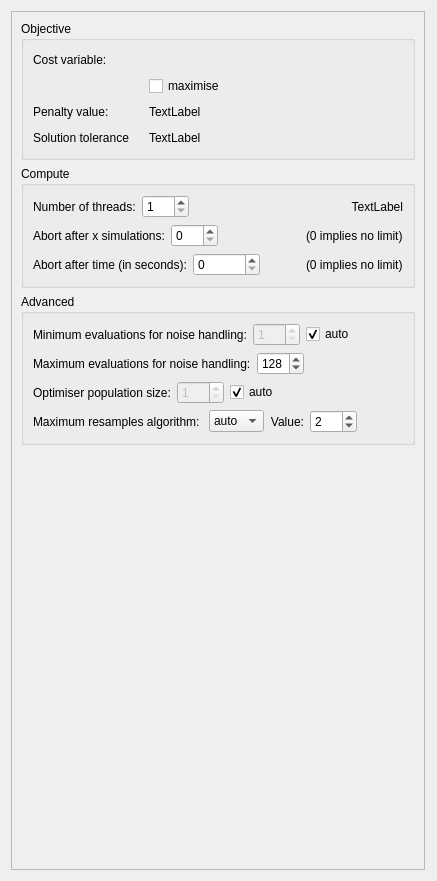
     <widget class="QWidget" name="tab_settings">
      <property name="autoFillBackground">
       <bool>true</bool>
      </property>
      <attribute name="title">
       <string>Settings</string>
      </attribute>
      <layout class="QHBoxLayout" name="horizontalLayout_4" stretch="1,0">
       <item>
        <widget class="QFrame" name="settingsFrame">
         <property name="sizePolicy">
          <sizepolicy hsizetype="Preferred" vsizetype="Preferred">
           <horstretch>0</horstretch>
           <verstretch>0</verstretch>
          </sizepolicy>
         </property>
         <property name="maximumSize">
          <size>
           <width>500</width>
           <height>16777215</height>
          </size>
         </property>
         <property name="frameShape">
          <enum>QFrame::Shape::StyledPanel</enum>
         </property>
         <property name="frameShadow">
          <enum>QFrame::Shadow::Raised</enum>
         </property>
         <layout class="QVBoxLayout" name="verticalLayout_17">
          <item>
           <widget class="QGroupBox" name="objectiveBox">
            <property name="title">
             <string>Objective</string>
            </property>
            <layout class="QVBoxLayout" name="verticalLayout_5">
             <item>
              <layout class="QGridLayout" name="gridLayout_3">
               <item row="0" column="0">
                <widget class="QLabel" name="costVarLabel">
                 <property name="minimumSize">
                  <size>
                   <width>110</width>
                   <height>0</height>
                  </size>
                 </property>
                 <property name="layoutDirection">
                  <enum>Qt::LayoutDirection::LeftToRight</enum>
                 </property>
                 <property name="text">
                  <string>Cost variable:</string>
                 </property>
                 <property name="alignment">
                  <set>Qt::AlignmentFlag::AlignLeading|Qt::AlignmentFlag::AlignLeft|Qt::AlignmentFlag::AlignVCenter</set>
                 </property>
                </widget>
               </item>
               <item row="0" column="1">
                <layout class="QHBoxLayout" name="costVarLayout"/>
               </item>
               <item row="0" column="2">
                <spacer name="horizontalSpacer_20">
                 <property name="orientation">
                  <enum>Qt::Orientation::Horizontal</enum>
                 </property>
                 <property name="sizeHint" stdset="0">
                  <size>
                   <width>40</width>
                   <height>20</height>
                  </size>
                 </property>
                </spacer>
               </item>
               <item row="1" column="1">
                <widget class="QCheckBox" name="costVarCheckBox">
                 <property name="toolTip">
                  <string>If checked, cost function is maximised. Otherwise, minimised.</string>
                 </property>
                 <property name="text">
                  <string>maximise</string>
                 </property>
                </widget>
               </item>
               <item row="1" column="2">
                <spacer name="horizontalSpacer_21">
                 <property name="orientation">
                  <enum>Qt::Orientation::Horizontal</enum>
                 </property>
                 <property name="sizeHint" stdset="0">
                  <size>
                   <width>40</width>
                   <height>20</height>
                  </size>
                 </property>
                </spacer>
               </item>
              </layout>
             </item>
             <item>
              <layout class="QHBoxLayout" name="horizontalLayout_5">
               <item>
                <widget class="QLabel" name="penaltyLabel">
                 <property name="minimumSize">
                  <size>
                   <width>110</width>
                   <height>0</height>
                  </size>
                 </property>
                 <property name="text">
                  <string>Penalty value:</string>
                 </property>
                </widget>
               </item>
               <item>
                <layout class="QHBoxLayout" name="penaltyLayout"/>
               </item>
               <item>
                <widget class="QLabel" name="penaltyUnitsLabel">
                 <property name="text">
                  <string>TextLabel</string>
                 </property>
                </widget>
               </item>
               <item>
                <spacer name="horizontalSpacer_2">
                 <property name="orientation">
                  <enum>Qt::Orientation::Horizontal</enum>
                 </property>
                 <property name="sizeHint" stdset="0">
                  <size>
                   <width>40</width>
                   <height>20</height>
                  </size>
                 </property>
                </spacer>
               </item>
              </layout>
             </item>
             <item>
              <layout class="QHBoxLayout" name="horizontalLayout_18">
               <item>
                <widget class="QLabel" name="toleranceLabel">
                 <property name="minimumSize">
                  <size>
                   <width>110</width>
                   <height>0</height>
                  </size>
                 </property>
                 <property name="text">
                  <string>Solution tolerance</string>
                 </property>
                </widget>
               </item>
               <item>
                <layout class="QHBoxLayout" name="toleranceLayout"/>
               </item>
               <item>
                <widget class="QLabel" name="toleranceUnitsLabel">
                 <property name="text">
                  <string>TextLabel</string>
                 </property>
                </widget>
               </item>
               <item>
                <spacer name="horizontalSpacer_13">
                 <property name="orientation">
                  <enum>Qt::Orientation::Horizontal</enum>
                 </property>
                 <property name="sizeHint" stdset="0">
                  <size>
                   <width>40</width>
                   <height>20</height>
                  </size>
                 </property>
                </spacer>
               </item>
              </layout>
             </item>
            </layout>
           </widget>
          </item>
          <item>
           <widget class="QGroupBox" name="computeBox">
            <property name="title">
             <string>Compute</string>
            </property>
            <layout class="QVBoxLayout" name="verticalLayout_6">
             <item>
              <layout class="QHBoxLayout" name="horizontalLayout_3">
               <item>
                <widget class="QLabel" name="nThreadLabel">
                 <property name="sizePolicy">
                  <sizepolicy hsizetype="Preferred" vsizetype="Preferred">
                   <horstretch>0</horstretch>
                   <verstretch>0</verstretch>
                  </sizepolicy>
                 </property>
                 <property name="minimumSize">
                  <size>
                   <width>102</width>
                   <height>0</height>
                  </size>
                 </property>
                 <property name="text">
                  <string>Number of threads:</string>
                 </property>
                 <property name="alignment">
                  <set>Qt::AlignmentFlag::AlignLeading|Qt::AlignmentFlag::AlignLeft|Qt::AlignmentFlag::AlignVCenter</set>
                 </property>
                </widget>
               </item>
               <item>
                <widget class="QSpinBox" name="nThreadSpinBox">
                 <property name="minimum">
                  <number>1</number>
                 </property>
                 <property name="maximum">
                  <number>999</number>
                 </property>
                 <property name="value">
                  <number>1</number>
                 </property>
                </widget>
               </item>
               <item>
                <spacer name="horizontalSpacer">
                 <property name="orientation">
                  <enum>Qt::Orientation::Horizontal</enum>
                 </property>
                 <property name="sizeHint" stdset="0">
                  <size>
                   <width>40</width>
                   <height>20</height>
                  </size>
                 </property>
                </spacer>
               </item>
               <item>
                <widget class="QLabel" name="threadInfoLabel">
                 <property name="text">
                  <string>TextLabel</string>
                 </property>
                 <property name="alignment">
                  <set>Qt::AlignmentFlag::AlignRight|Qt::AlignmentFlag::AlignTrailing|Qt::AlignmentFlag::AlignVCenter</set>
                 </property>
                </widget>
               </item>
              </layout>
             </item>
             <item>
              <layout class="QHBoxLayout" name="horizontalLayout_6">
               <item>
                <widget class="QLabel" name="abortXLabel">
                 <property name="text">
                  <string>Abort after x simulations:</string>
                 </property>
                </widget>
               </item>
               <item>
                <widget class="QSpinBox" name="abortXSpinBox">
                 <property name="maximum">
                  <number>999</number>
                 </property>
                </widget>
               </item>
               <item>
                <spacer name="horizontalSpacer_3">
                 <property name="orientation">
                  <enum>Qt::Orientation::Horizontal</enum>
                 </property>
                 <property name="sizeHint" stdset="0">
                  <size>
                   <width>40</width>
                   <height>20</height>
                  </size>
                 </property>
                </spacer>
               </item>
               <item>
                <widget class="QLabel" name="abortXInfoabel">
                 <property name="text">
                  <string>(0 implies no limit)</string>
                 </property>
                </widget>
               </item>
              </layout>
             </item>
             <item>
              <layout class="QHBoxLayout" name="horizontalLayout_16">
               <item>
                <widget class="QLabel" name="abortTimeLabel">
                 <property name="text">
                  <string>Abort after time (in seconds):</string>
                 </property>
                </widget>
               </item>
               <item>
                <widget class="QSpinBox" name="abortTimeSpinBox">
                 <property name="maximum">
                  <number>9999999</number>
                 </property>
                </widget>
               </item>
               <item>
                <spacer name="horizontalSpacer_12">
                 <property name="orientation">
                  <enum>Qt::Orientation::Horizontal</enum>
                 </property>
                 <property name="sizeHint" stdset="0">
                  <size>
                   <width>40</width>
                   <height>20</height>
                  </size>
                 </property>
                </spacer>
               </item>
               <item>
                <widget class="QLabel" name="abortTimeInfoabel">
                 <property name="text">
                  <string>(0 implies no limit)</string>
                 </property>
                </widget>
               </item>
              </layout>
             </item>
            </layout>
           </widget>
          </item>
          <item>
           <widget class="QGroupBox" name="advancedBox">
            <property name="title">
             <string>Advanced</string>
            </property>
            <layout class="QVBoxLayout" name="verticalLayout_16">
             <item>
              <layout class="QHBoxLayout" name="horizontalLayout_23">
               <item>
                <widget class="QLabel" name="minNoiseLabel">
                 <property name="text">
                  <string>Minimum evaluations for noise handling:</string>
                 </property>
                </widget>
               </item>
               <item>
                <widget class="QSpinBox" name="minNoiseSpinBox">
                 <property name="enabled">
                  <bool>false</bool>
                 </property>
                 <property name="minimum">
                  <number>1</number>
                 </property>
                 <property name="maximum">
                  <number>999</number>
                 </property>
                </widget>
               </item>
               <item>
                <widget class="QCheckBox" name="minNoiseCheckBox">
                 <property name="text">
                  <string>auto</string>
                 </property>
                 <property name="checked">
                  <bool>true</bool>
                 </property>
                </widget>
               </item>
               <item>
                <spacer name="horizontalSpacer_15">
                 <property name="orientation">
                  <enum>Qt::Orientation::Horizontal</enum>
                 </property>
                 <property name="sizeHint" stdset="0">
                  <size>
                   <width>40</width>
                   <height>20</height>
                  </size>
                 </property>
                </spacer>
               </item>
              </layout>
             </item>
             <item>
              <layout class="QHBoxLayout" name="horizontalLayout_24">
               <item>
                <widget class="QLabel" name="maxNoiseLabel">
                 <property name="text">
                  <string>Maximum evaluations for noise handling:</string>
                 </property>
                </widget>
               </item>
               <item>
                <widget class="QSpinBox" name="maxNoiseSpinBox">
                 <property name="enabled">
                  <bool>true</bool>
                 </property>
                 <property name="minimum">
                  <number>1</number>
                 </property>
                 <property name="maximum">
                  <number>999</number>
                 </property>
                 <property name="value">
                  <number>128</number>
                 </property>
                </widget>
               </item>
               <item>
                <spacer name="horizontalSpacer_16">
                 <property name="orientation">
                  <enum>Qt::Orientation::Horizontal</enum>
                 </property>
                 <property name="sizeHint" stdset="0">
                  <size>
                   <width>40</width>
                   <height>20</height>
                  </size>
                 </property>
                </spacer>
               </item>
              </layout>
             </item>
             <item>
              <layout class="QHBoxLayout" name="horizontalLayout_20">
               <item>
                <widget class="QLabel" name="populationLabel">
                 <property name="text">
                  <string>Optimiser population size:</string>
                 </property>
                </widget>
               </item>
               <item>
                <widget class="QSpinBox" name="populationSpinBox">
                 <property name="enabled">
                  <bool>false</bool>
                 </property>
                 <property name="minimum">
                  <number>1</number>
                 </property>
                 <property name="maximum">
                  <number>999</number>
                 </property>
                </widget>
               </item>
               <item>
                <widget class="QCheckBox" name="populationCheckBox">
                 <property name="text">
                  <string>auto</string>
                 </property>
                 <property name="checked">
                  <bool>true</bool>
                 </property>
                </widget>
               </item>
               <item>
                <spacer name="horizontalSpacer_14">
                 <property name="orientation">
                  <enum>Qt::Orientation::Horizontal</enum>
                 </property>
                 <property name="sizeHint" stdset="0">
                  <size>
                   <width>40</width>
                   <height>20</height>
                  </size>
                 </property>
                </spacer>
               </item>
              </layout>
             </item>
             <item>
              <layout class="QHBoxLayout" name="horizontalLayout_25">
               <item>
                <widget class="QLabel" name="maxResamplesLabel1">
                 <property name="text">
                  <string>Maximum resamples algorithm: </string>
                 </property>
                </widget>
               </item>
               <item>
                <widget class="QComboBox" name="maxResamplesComboBox">
                 <property name="currentIndex">
                  <number>1</number>
                 </property>
                 <item>
                  <property name="text">
                   <string>fixed</string>
                  </property>
                 </item>
                 <item>
                  <property name="text">
                   <string>auto</string>
                  </property>
                 </item>
                </widget>
               </item>
               <item>
                <widget class="QLabel" name="maxResamplesLabel2">
                 <property name="layoutDirection">
                  <enum>Qt::LayoutDirection::LeftToRight</enum>
                 </property>
                 <property name="text">
                  <string>Value:</string>
                 </property>
                 <property name="alignment">
                  <set>Qt::AlignmentFlag::AlignRight|Qt::AlignmentFlag::AlignTrailing|Qt::AlignmentFlag::AlignVCenter</set>
                 </property>
                </widget>
               </item>
               <item>
                <widget class="QSpinBox" name="maxResamplesSpinBox">
                 <property name="minimum">
                  <number>1</number>
                 </property>
                 <property name="maximum">
                  <number>999</number>
                 </property>
                 <property name="value">
                  <number>2</number>
                 </property>
                </widget>
               </item>
               <item>
                <spacer name="horizontalSpacer_19">
                 <property name="orientation">
                  <enum>Qt::Orientation::Horizontal</enum>
                 </property>
                 <property name="sizeHint" stdset="0">
                  <size>
                   <width>40</width>
                   <height>20</height>
                  </size>
                 </property>
                </spacer>
               </item>
              </layout>
             </item>
            </layout>
           </widget>
          </item>
          <item>
           <spacer name="verticalSpacer_5">
            <property name="orientation">
             <enum>Qt::Orientation::Vertical</enum>
            </property>
            <property name="sizeHint" stdset="0">
             <size>
              <width>20</width>
              <height>415</height>
             </size>
            </property>
           </spacer>
          </item>
         </layout>
        </widget>
       </item>
       <item>
        <spacer name="horizontalSpacer_18">
         <property name="orientation">
          <enum>Qt::Orientation::Horizontal</enum>
         </property>
         <property name="sizeType">
          <enum>QSizePolicy::Policy::MinimumExpanding</enum>
         </property>
         <property name="sizeHint" stdset="0">
          <size>
           <width>1</width>
           <height>20</height>
          </size>
         </property>
        </spacer>
       </item>
      </layout>
     </widget>
